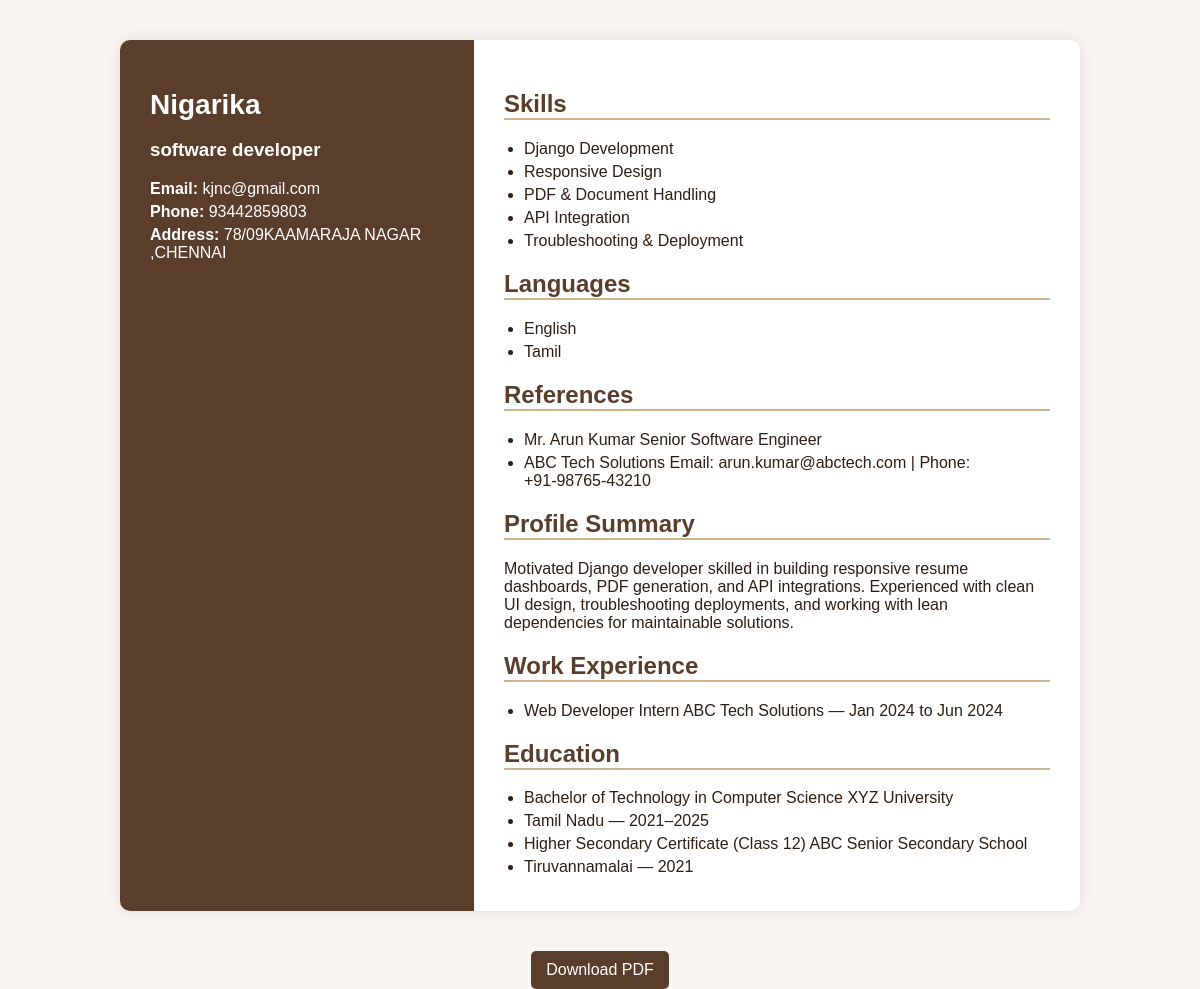
Page /resume/Resume1/41/ (signed in) on the committed database.
### resume/models.py (models this page shows, shortened)
class Resume1(models.Model):
    user = models.ForeignKey(User, on_delete=models.CASCADE)
    full_name = models.CharField(max_length=255)
    job_title = models.CharField(max_length=255, blank=True)
    email = models.EmailField()
    phone = models.CharField(max_length=50, blank=True)
    address = models.CharField(max_length=255, blank=True)
    profile_summary = models.TextField(blank=True)
    skills = models.TextField(blank=True)
    languages = models.TextField(blank=True)
    work_experience = models.TextField(blank=True, default="")
    education = models.TextField(blank=True, default="")
    references = models.TextField(blank=True)
    template_type = models.CharField(max_length=10, default='Resume1')

### resume/views.py (the view)
# urls.py: path('resume/<str:resume_type>/<int:resume_id>/', views.resume_display, name='resume_display'),
@login_required
def resume_display(request, resume_type, resume_id):
    model_map = {
        'Resume1': Resume1,
        'Resume2': Resume2,
        'Resume3': Resume3,
        'Resume4': Resume4,
        'Resume5': Resume5,
    }
    model = model_map.get(resume_type)
    resume = get_object_or_404(model, id=resume_id)
    def split_field(value):
        if not value:
            return []
        return [item.strip() for item in value.replace('\r', '').replace(',', '\n').splitlines() if item.strip()]
    context = {
        "resume": resume,
        "skills_list": split_field(getattr(resume, "skills", "")),
        "languages_list": split_field(getattr(resume, "languages", "")),
        "references_list": split_field(getattr(resume, "references", "")),
        "qualifications_list": split_field(getattr(resume, "qualifications", "")),
        "projects": split_field(getattr(resume, "projects", "")),
        "achievements_list": split_field(getattr(resume, "achievements", "")),
        "experience_list": split_field(getattr(resume, "work_experience", "")),
        "education_list": split_field(getattr(resume, "education", "")),
        "profile_summary": getattr(resume, "profile_summary", ""),
    }
    return render(request, f"resume/resume_display{resume_type[-1]}.html", context)

### resume/templates/resume/resume_display1.html (shortened to what this page needs)
<!DOCTYPE html>
<html lang="en">
<head>
</head>
<body>
<div class="container">
  <div class="left">
    <h1>{{ resume.full_name }}</h1>
    <h3>{{ resume.job_title }}</h3>
    <p><strong>Email:</strong> {{ resume.email }}</p>
    <p><strong>Phone:</strong> {{ resume.phone }}</p>
    <p><strong>Address:</strong> {{ resume.address }}</p>
  </div>
  <div class="right">
    <h2>Skills</h2>
    {% if skills_list %}
      <ul>
        {% for skill in skills_list %}
          <li>{{ skill }}</li>
        {% endfor %}
      </ul>
    {% else %}
      <p>No skills added</p>
    {% endif %}
    <h2>Languages</h2>
    {% if languages_list %}
      <ul>
        {% for lang in languages_list %}
          <li>{{ lang }}</li>
        {% endfor %}
      </ul>
    {% else %}
      <p>No languages added</p>
    {% endif %}
    <h2>References</h2>
    {% if references_list %}
      <ul>
        {% for ref in references_list %}
          <li>{{ ref }}</li>
        {% endfor %}
      </ul>
    {% else %}
      <p>No references added</p>
    {% endif %}
    <h2>Profile Summary</h2>
    {% if resume.profile_summary %}
      <p>{{ resume.profile_summary|linebreaksbr }}</p>
    {% else %}
      <p>No profile summary added</p>
    {% endif %}
<h2>Work Experience</h2>
{% if experience_list %}
  <ul>
    {% for exp in experience_list %}
      <li>{{ exp }}</li>
    {% endfor %}
  </ul>
{% else %}
  <p>No work experience added</p>
{% endif %}
<h2>Education</h2>
{% if education_list %}
  <ul>
    {% for edu in education_list %}
      <li>{{ edu }}</li>
    {% endfor %}
  </ul>
{% else %}
  <p>No education details added</p>
{% endif %}
  </div>
</div>
<div style="text-align:center; margin-top:20px;">
  <a href="{% url 'download_resume_pdf1' resume.id %}"><button>Download PDF</button></a>
</div>
</body>
</html>

### resume/templates/resume/resume_display1.html (style rules this page uses)
body { font-family: 'Poppins', sans-serif; margin: 0; padding: 0; background: #f8f5f0; color: #2f1e13; }
.container { display: flex; width: 80%; margin: 40px auto; background: white; box-shadow: 0 0 15px rgba(0,0,0,0.1); border-radius: 10px; overflow: hidden; }
.left { width: 35%; background: #5a3e2b; color: white; padding: 30px; }
.right { width: 65%; padding: 30px; }
h1 { font-size: 28px; margin-bottom: 10px; }
h2 { color: #5a3e2b; border-bottom: 2px solid #d2b48c; margin-top: 20px; }
p { margin: 5px 0; }
button { background: #5a3e2b; color: white; border: none; padding: 10px 15px; border-radius: 5px; cursor: pointer; font-size: 1rem; }
ul { padding-left: 20px; margin: 5px 0; }
li { margin-bottom: 5px; }

### rows in the picture
Resume1: full_name "Nigarika", job_title "software developer", email "kjnc@gmail.com", phone "93442859803", address "78/09KAAMARAJA NAGAR ,CHENNAI", profile_summary "Motivated Django developer skilled in building responsive resume dashboards, PDF generation, and API integrations. Experienced with clean UI design, troubleshooting deployments, and working with lean dependencies for maintainable solutions.", experience_list "Web Developer Intern ABC Tech Solutions — Jan 2024 to Jun 2024"

### other values in the picture
{{ skill }} "Django Development" "Responsive Design" "PDF & Document Handling" "API Integration" "Troubleshooting & Deployment"
{{ lang }} "English" "Tamil"
{{ ref }} "Mr. Arun Kumar Senior Software Engineer" "ABC Tech Solutions Email: arun.kumar@abctech.com | Phone: +91‑98765‑43210"
{{ edu }} "Bachelor of Technology in Computer Science XYZ University" "Tamil Nadu — 2021–2025" "Higher Secondary Certificate (Class 12) ABC Senior Secondary School" "Tiruvannamalai — 2021"
